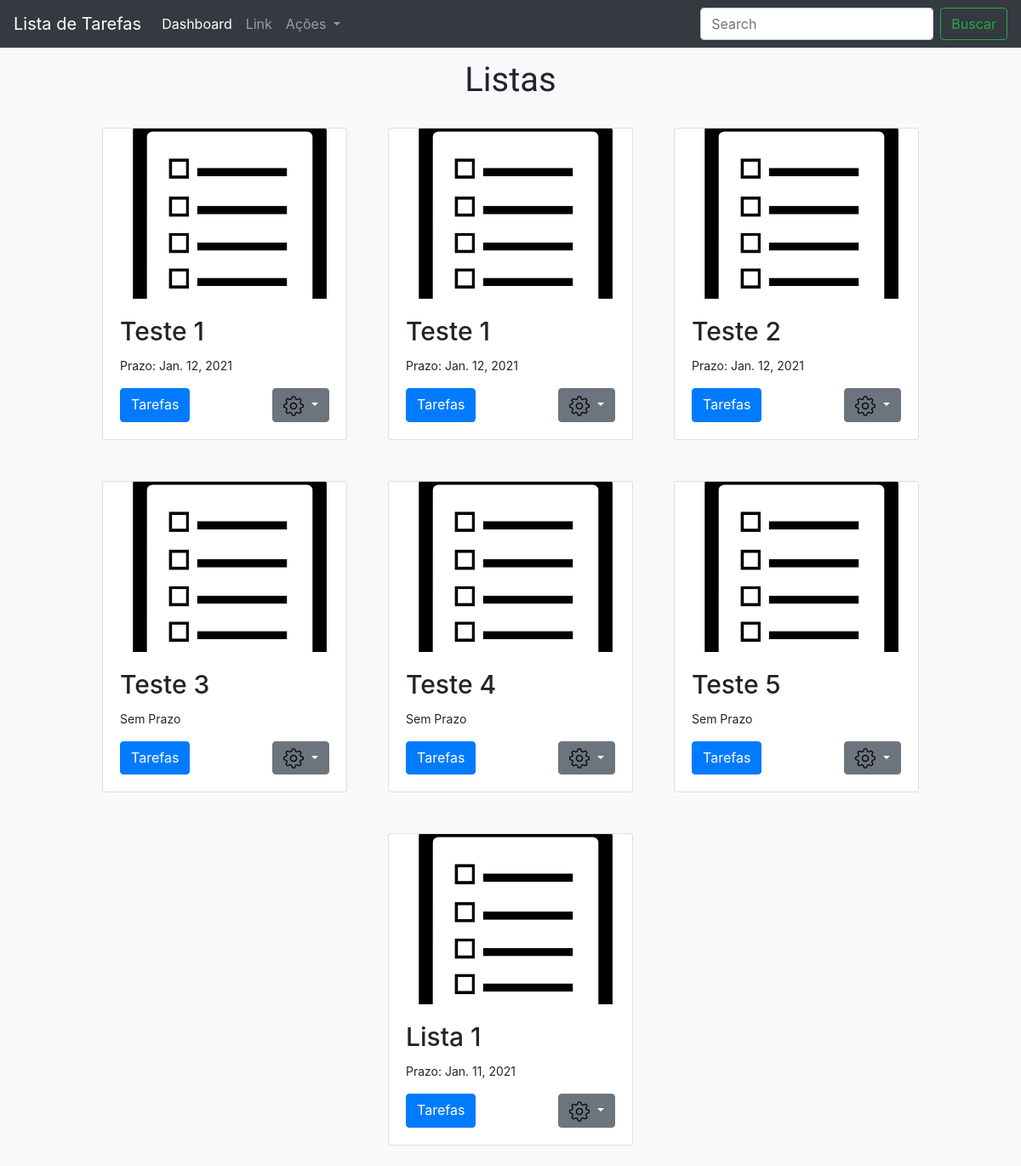
Before: /dashboard (signed in) with the older database file.
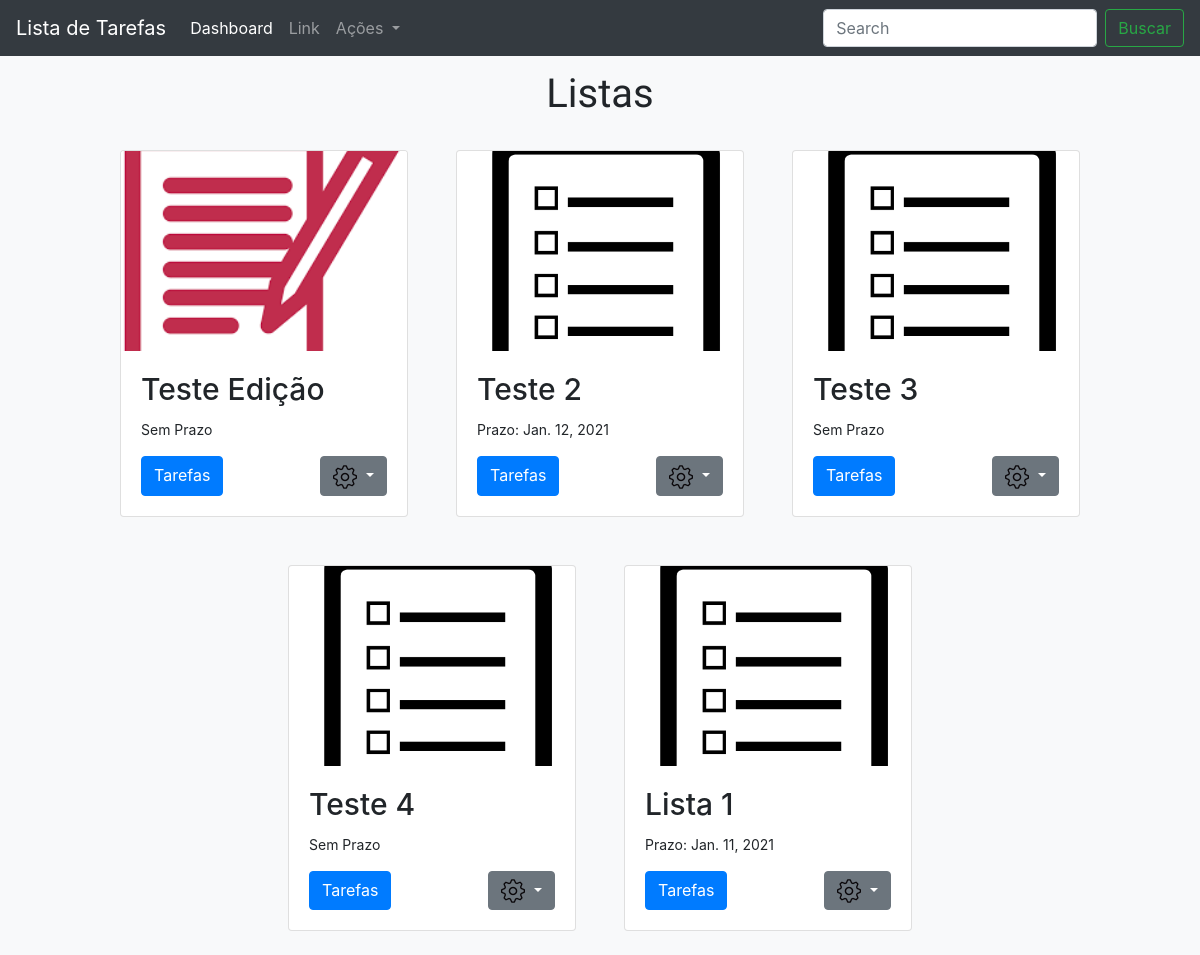
After: the same page with the newer database file.
### listas/models.py (models this page shows, shortened)
class Lista(models.Model):
    usuario = models.ForeignKey(User, on_delete=models.CASCADE)
    nome = models.CharField(max_length=100)
    desc = models.TextField(blank=True, null=True)
    prazo = models.DateField(blank=True, null=True)
    data_criacao = models.DateField(auto_now_add=True)
    imagem = models.ImageField(upload_to='imagens/%d/%m/%Y', blank=True, null=True)

### usuarios/views.py (the view)
# urls.py: path('dashboard', views.dashboard, name='dashboard'),
def dashboard(request):
    if request.user.is_authenticated:
        usuario_id = request.user.id
        listas = Lista.objects.order_by('-data_criacao').filter(usuario=usuario_id)
        dados = {'listas': listas}
        return render(request, 'dashboard.html', dados)
    else:
        return redirect('login')

### templates/dashboard.html (shortened to what this page needs)
{% load static %}
<!DOCTYPE html>
<html lang="en">
<head>
    <link rel="stylesheet" href="https://stackpath.bootstrapcdn.com/bootstrap/4.5.2/css/bootstrap.min.css"
>
    <link rel="stylesheet" href="{% static 'css/style.css' %}">
</head>
<body>
    {% include './partials/_navbar.html' %}
    <main class="container-fluid bg-light">
        <div class="area-titulo">
            <h1 class="titulo fonte-titulo">Listas</h1>
        </div>
        <section class="container-sm container-md container-lg container-xl bg-light" id="cards">
            <div class="row justify-content-center">
                {% for lista in listas %}
                <article class="card card-largura p-0 m-4 col-12 col-md-4 col-lg-4 col-xl-4">
                    {% if lista.imagem == '' %}
                    <img src="{% static 'img/list_image.png' %}" class="card-img-top card-posicao-imagem"
                        alt="...">
                    {% else %}
                    <img src="{{ lista.imagem.url }}" class="card-img-top card-posicao-imagem"
                        alt="...">
                    {% endif %}
                    <div class="card-body">
                        <h5 class="card-title text-capitalize titulo_card text-truncate">{{ lista.nome }}</h5>
                        {% if lista.prazo != None %}
                        <p class="prazo-lista">Prazo: {{ lista.prazo }}</p>
                        {% else %}
                        <p class="prazo-lista">Sem Prazo</p>
                        {% endif %}
                        <div class="d-flex justify-content-between">
                            <a href="{% url 'lista' lista.id %}" class="btn btn-primary">Tarefas</a>
                            <div class="dropdown">
                                <a class="btn btn-secondary dropdown-toggle" href="#" role="button"
                                    id="dropdownMenuLink" data-toggle="dropdown" aria-haspopup="true"
                                    aria-expanded="false">
                                    <img src="{% static 'img/settings-tool.png' %}">
                                </a>
                            </div>
                        </div>
                    </div>
                </article>
                {% endfor %}
            </div>
        </section>
    </main>
</body>
</html>

### templates/partials/_navbar.html (shortened to what this page needs)
{% load static %}
    <header class="cabecalho" id="header">
        <nav class="navbar navbar-expand-lg navbar-dark bg-dark fixed-top">
            <a class="navbar-brand" href="{% url 'dashboard' %}">Lista de Tarefas</a>
            <div class="collapse navbar-collapse" id="navbarSupportedContent">
                <ul class="navbar-nav mr-auto">
                    <li class="nav-item active">
                        <a class="nav-link" href="{% url 'dashboard' %}">Dashboard<span class="sr-only">(current)</span></a>
                    </li>
                    <li class="nav-item">
                        <a class="nav-link" href="####">Link</a>
                    </li>
                    <li class="nav-item dropdown">
                        <a class="nav-link dropdown-toggle" href="#" id="navbarDropdown" role="button"
                            data-toggle="dropdown" aria-haspopup="true" aria-expanded="false">
                            Ações
                        </a>
                    </li>
                </ul>
                <form class="form-inline my-2 my-lg-0" action="####">
                    <input class="form-control mr-sm-2" type="search" placeholder="Search" aria-label="Search"
                        name='buscar'>
                    <button class="btn btn-outline-success my-2 my-sm-0" type="submit">Buscar</button>
                </form>
            </div>
        </nav>
    </header>

### static/css/style.css (style rules this page uses)
.cabecalho { margin-bottom: 40px; }
.titulo { text-align: center; padding-top: 30px; }
.fonte-titulo { font-family: 'Candal', sans-serif; }
.card-largura { max-width: 18rem; }
.card-posicao-imagem { object-fit: cover; height: 200px; }
.prazo-lista { font-size: 14px; }
.titulo_card { font-size: 30px; }

Changed rows visible on the page:
removed Lista: nome "Teste 1", prazo "Jan. 12, 2021"
removed Lista: nome "Teste 5", shows "Sem Prazo"
changed Lista: imagem: picture added; nome "Teste 1" → "Teste Edição"; prazo "Jan. 12, 2021" → (not shown); prazo "Prazo:" → "Sem Prazo"
